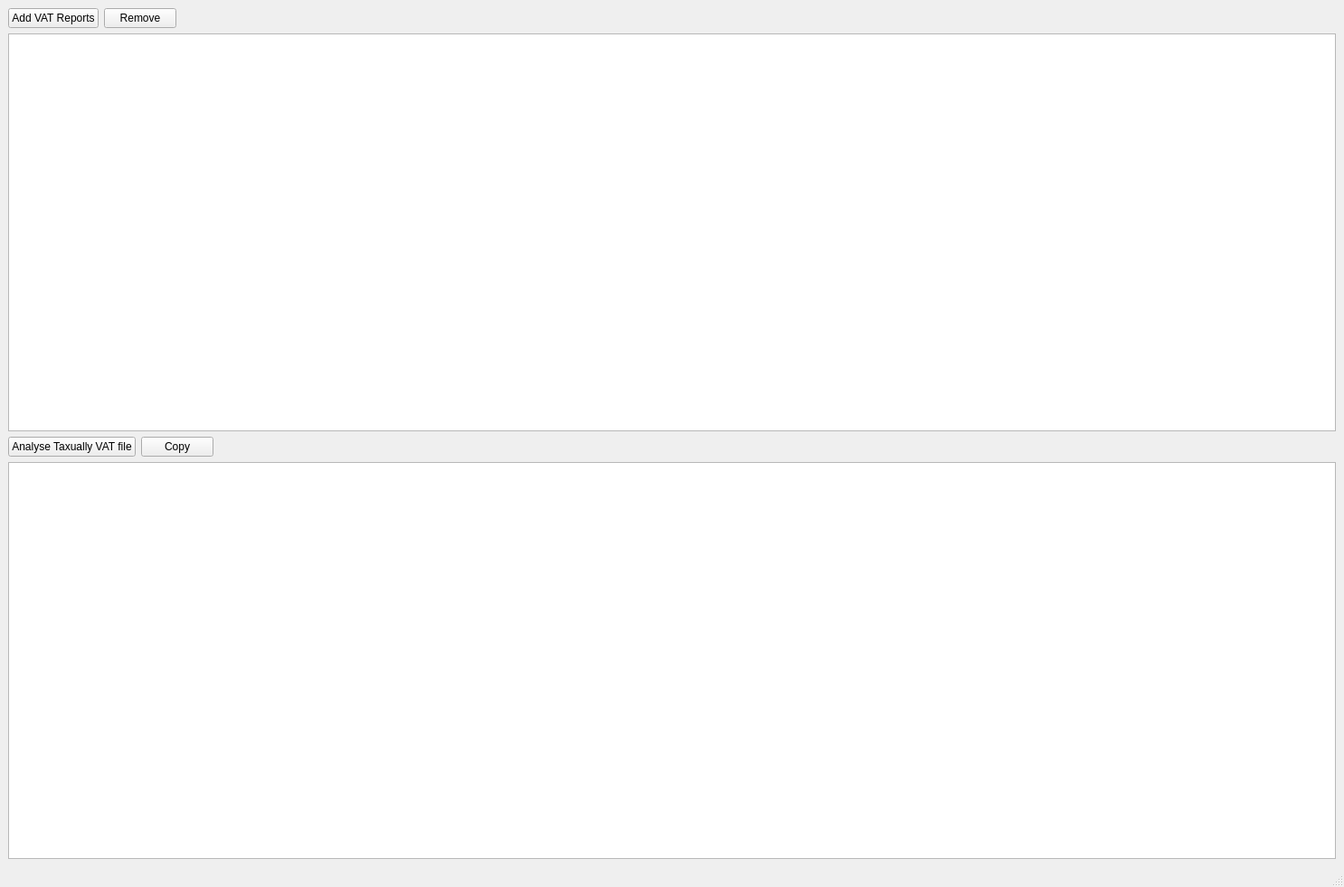
<?xml version="1.0" encoding="UTF-8"?>
<ui version="4.0">
 <class>MainWindow</class>
 <widget class="QMainWindow" name="MainWindow">
  <property name="geometry">
   <rect>
    <x>0</x>
    <y>0</y>
    <width>1486</width>
    <height>981</height>
   </rect>
  </property>
  <property name="windowTitle">
   <string>Fix Amazon Vat</string>
  </property>
  <widget class="QWidget" name="centralwidget">
   <layout class="QVBoxLayout" name="verticalLayout">
    <item>
     <layout class="QHBoxLayout" name="horizontalLayout">
      <item>
       <widget class="QPushButton" name="buttonAddVatReports">
        <property name="toolTip">
         <string>Add Amazon Vat Report Files</string>
        </property>
        <property name="text">
         <string>Add VAT Reports</string>
        </property>
       </widget>
      </item>
      <item>
       <widget class="QPushButton" name="buttonRemoveVatReports">
        <property name="text">
         <string>Remove</string>
        </property>
       </widget>
      </item>
      <item>
       <spacer name="horizontalSpacer">
        <property name="orientation">
         <enum>Qt::Horizontal</enum>
        </property>
        <property name="sizeHint" stdset="0">
         <size>
          <width>40</width>
          <height>20</height>
         </size>
        </property>
       </spacer>
      </item>
     </layout>
    </item>
    <item>
     <widget class="QListWidget" name="listVatReportFiles">
      <property name="selectionMode">
       <enum>QAbstractItemView::ExtendedSelection</enum>
      </property>
     </widget>
    </item>
    <item>
     <layout class="QHBoxLayout" name="horizontalLayout_2">
      <item>
       <widget class="QPushButton" name="buttonAnalyseTaxuallyFile">
        <property name="text">
         <string>Analyse Taxually VAT file</string>
        </property>
       </widget>
      </item>
      <item>
       <widget class="QPushButton" name="buttonCopyVatInfos">
        <property name="toolTip">
         <string>Copy the computed vat informatons</string>
        </property>
        <property name="text">
         <string>Copy</string>
        </property>
       </widget>
      </item>
      <item>
       <spacer name="horizontalSpacer_2">
        <property name="orientation">
         <enum>Qt::Horizontal</enum>
        </property>
        <property name="sizeHint" stdset="0">
         <size>
          <width>40</width>
          <height>20</height>
         </size>
        </property>
       </spacer>
      </item>
     </layout>
    </item>
    <item>
     <widget class="QTableWidget" name="tableWidgetVat"/>
    </item>
   </layout>
  </widget>
  <widget class="QMenuBar" name="menubar">
   <property name="geometry">
    <rect>
     <x>0</x>
     <y>0</y>
     <width>1486</width>
     <height>20</height>
    </rect>
   </property>
  </widget>
  <widget class="QStatusBar" name="statusbar"/>
 </widget>
 <resources/>
 <connections/>
</ui>
